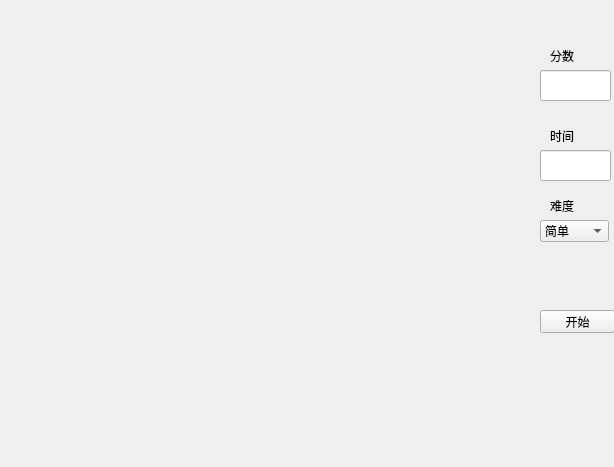
<?xml version="1.0" encoding="UTF-8"?>
<ui version="4.0">
 <class>Widget</class>
 <widget class="QWidget" name="Widget">
  <property name="geometry">
   <rect>
    <x>0</x>
    <y>0</y>
    <width>614</width>
    <height>467</height>
   </rect>
  </property>
  <property name="windowTitle">
   <string>Widget</string>
  </property>
  <widget class="QLineEdit" name="lineEdit">
   <property name="geometry">
    <rect>
     <x>540</x>
     <y>70</y>
     <width>71</width>
     <height>31</height>
    </rect>
   </property>
   <property name="text">
    <string/>
   </property>
   <property name="readOnly">
    <bool>true</bool>
   </property>
  </widget>
  <widget class="QLineEdit" name="lineEdit_2">
   <property name="geometry">
    <rect>
     <x>540</x>
     <y>150</y>
     <width>71</width>
     <height>31</height>
    </rect>
   </property>
   <property name="text">
    <string/>
   </property>
   <property name="readOnly">
    <bool>true</bool>
   </property>
  </widget>
  <widget class="QPushButton" name="pushButton">
   <property name="geometry">
    <rect>
     <x>540</x>
     <y>310</y>
     <width>75</width>
     <height>23</height>
    </rect>
   </property>
   <property name="text">
    <string>开始</string>
   </property>
  </widget>
  <widget class="QLabel" name="label">
   <property name="geometry">
    <rect>
     <x>550</x>
     <y>50</y>
     <width>54</width>
     <height>12</height>
    </rect>
   </property>
   <property name="text">
    <string>分数</string>
   </property>
  </widget>
  <widget class="QLabel" name="label_2">
   <property name="geometry">
    <rect>
     <x>550</x>
     <y>130</y>
     <width>54</width>
     <height>12</height>
    </rect>
   </property>
   <property name="text">
    <string>时间</string>
   </property>
  </widget>
  <widget class="QLabel" name="label_3">
   <property name="geometry">
    <rect>
     <x>550</x>
     <y>200</y>
     <width>54</width>
     <height>12</height>
    </rect>
   </property>
   <property name="text">
    <string>难度</string>
   </property>
  </widget>
  <widget class="QComboBox" name="comboBox">
   <property name="geometry">
    <rect>
     <x>540</x>
     <y>220</y>
     <width>69</width>
     <height>22</height>
    </rect>
   </property>
   <item>
    <property name="text">
     <string>简单</string>
    </property>
   </item>
   <item>
    <property name="text">
     <string>困难</string>
    </property>
   </item>
   <item>
    <property name="text">
     <string>极限</string>
    </property>
   </item>
  </widget>
 </widget>
 <layoutdefault spacing="6" margin="11"/>
 <resources/>
 <connections/>
</ui>
